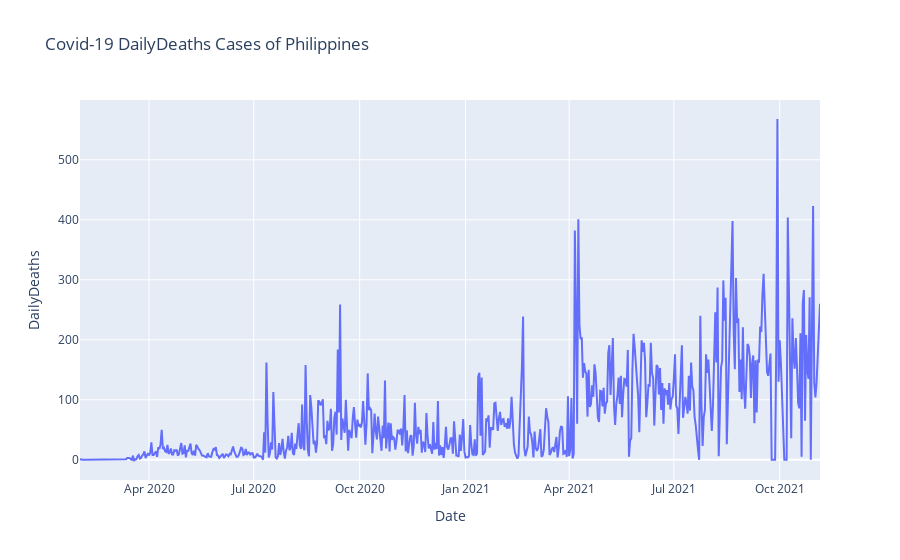

Notebook cell for this chart:
### Markdown cell above
#### Step 6: Run code to plot data timeseries.

### Code cell
fig = px.line(data, x=data['Date'], y=data[varFC.value],
             title=f"Covid-19 {varFC.value} Cases of {countryFC.value}")
fig.show()

### Figure 1 — Plotly figure (JSON) as saved in the notebook; plotly's stock layout.template omitted (floating-point values rounded to 4 significant figures; data arrays with more than 128 entries replaced by an {"elided": "..."} marker saying what was removed)
{"data": [{"hovertemplate": "Date=%{x}<br>DailyDeaths=%{y}<extra></extra>", "legendgroup": "", "line": {"color": "#636efa", "dash": "solid"}, "marker": {"symbol": "circle"}, "mode": "lines", "name": "", "orientation": "v", "showlegend": false, "type": "scatter", "x": {"elided": "644 str values"}, "xaxis": "x", "y": {"elided": "644 int values"}, "yaxis": "y"}], "layout": {"legend": {"tracegroupgap": 0}, "title": {"text": "Covid-19 DailyDeaths Cases of Philippines"}, "xaxis": {"anchor": "y", "domain": [0, 1], "title": {"text": "Date"}}, "yaxis": {"anchor": "x", "domain": [0, 1], "title": {"text": "DailyDeaths"}}}}
